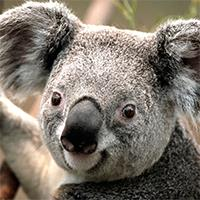
#> input picture images/input/i_1.jpeg, 200 x 200 px, found by its file name
$ python sobel.py images/input/i_1.jpeg images/input/i_10.jpeg
#> lines starting #> are read from the running program, lines starting #| are printed output that depends on the picture
import numpy as np
import math
import cv2
import datetime
import sys

class Sobel:
    def __init__(self, image_path, output_path):
#> called with image_path = 'images/input/images/input/i_1.jpeg', output_path = 'images/output/images/input/i_10.jpeg'
        print(image_path)
        self.image = cv2.imread(image_path)
#> self.image is the input picture: shape (200, 200, 3); mean B, G, R 107.9, 118.4, 126.4
        self.kernel_x = np.array([[1, 0, -1], [2, 0, -2], [1, 0, -1]])
        self.kernel_y = np.array([[1, 2, 1], [0, 0, 0], [-1, -2, -1]])
        self.detected_image = np.zeros(self.image.shape)
        self.output_path = output_path

    def convert_to_grey(self):
        self.image = cv2.cvtColor(self.image, cv2.COLOR_BGR2GRAY)
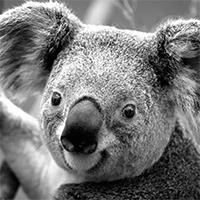
#> self.image: shape (200, 200); min 0, max 255, mean 119.6

    def edge_detector(self):
        self.convert_to_grey()
        kernel_size = self.kernel_x.shape[0]//2
        self.image = np.pad(self.image, pad_width= ([kernel_size, ], [kernel_size, ]), mode= 'constant', constant_values= (0, 0))
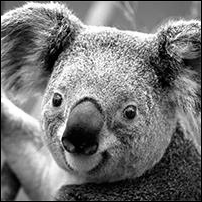
#> self.image: shape (202, 202); min 0, max 255, mean 117.2

        for i in range(kernel_size, self.image.shape[0] - kernel_size):
            for j in range(kernel_size, self.image.shape[1] - kernel_size):
                x = self.image[i - kernel_size: i + kernel_size + 1, j - kernel_size: j + kernel_size + 1]
                x = x.flatten() * self.kernel_x.flatten()
                sum_x = x.sum()

                y = self.image[i - kernel_size: i + kernel_size + 1, j - kernel_size: j + kernel_size + 1]
                y = y.flatten() * self.kernel_y.flatten()
                sum_y = y.sum()

                self.detected_image[i - kernel_size][j - kernel_size] = math.sqrt(sum_x**2 + sum_y**2)
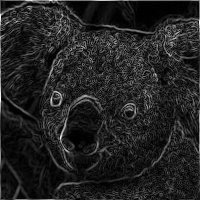
#> self.detected_image: shape (200, 200, 3) float64; min 0, max 1011.5, mean 138.6; drawn with min black and max white
        cv2.imwrite(self.output_path, self.detected_image)
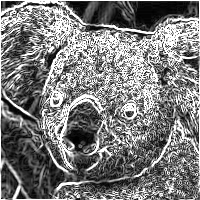
#> saved as i_10.jpeg: shape (200, 200, 3); min 0, max 255, mean 123.3

if __name__ == "__main__":
    start_time = datetime.datetime.now()
    input_path = 'images/input/' + sys.argv[1]
    output_path = 'images/output/' + sys.argv[2]
    sobel = Sobel(input_path, output_path)
    sobel.edge_detector()
    end_time = datetime.datetime.now()
    print(f'Execution time: {end_time - start_time} sec.')
